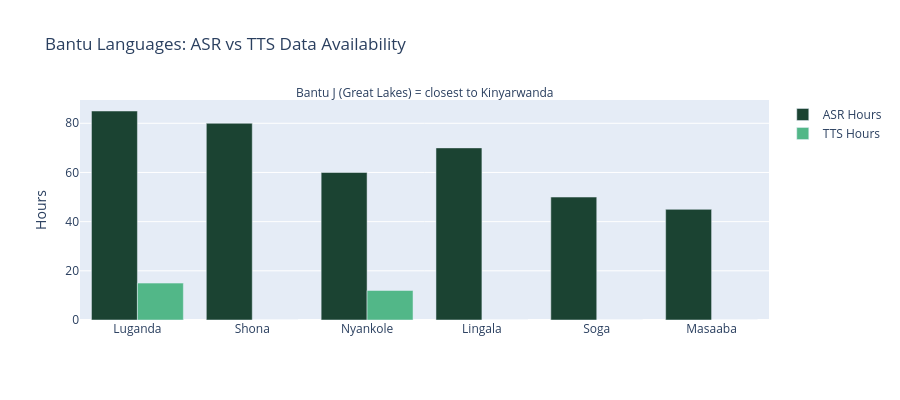

Write notebook code for a chart like this one.
### Code cell
# ============================================================
# Cell 12: Bantu J Subgroup Deep Dive (Most relevant for Igisha)
# ============================================================

bantu_j = con.execute("""
    SELECT a.language, a.code, a.subfamily, a.est_hours as asr_hours,
           COALESCE(t.est_hours, 0) as tts_hours,
           a.est_hours + COALESCE(t.est_hours, 0) as total_hours,
           a.speakers_millions,
           CASE WHEN t.code IS NOT NULL THEN 'Yes' ELSE 'No' END as has_tts
    FROM asr_catalog a
    LEFT JOIN tts_catalog t ON a.code = t.code
    WHERE a.family = 'Bantu'
    ORDER BY total_hours DESC
""").fetchdf()

print('=== All Bantu Languages in WAXAL ===')
display(bantu_j)

# Grouped bar chart
fig = go.Figure()
fig.add_trace(go.Bar(name='ASR Hours', x=bantu_j['language'], y=bantu_j['asr_hours'],
                     marker_color=COLORS['primary']))
fig.add_trace(go.Bar(name='TTS Hours', x=bantu_j['language'], y=bantu_j['tts_hours'],
                     marker_color=COLORS['highlight']))
fig.update_layout(
    title='Bantu Languages: ASR vs TTS Data Availability',
    barmode='group', height=400,
    yaxis_title='Hours',
    annotations=[dict(text='Bantu J (Great Lakes) = closest to Kinyarwanda',
                      xref='paper', yref='paper', x=0.5, y=1.08, showarrow=False, font_size=12)]
)
fig.show()

### Figure 1 — Plotly figure (JSON) as saved in the notebook; plotly's stock layout.template omitted (floating-point values rounded to 4 significant figures)
{"data": [{"marker": {"color": "#1B4332"}, "name": "ASR Hours", "type": "bar", "x": ["Luganda", "Shona", "Nyankole", "Lingala", "Soga", "Masaaba"], "y": [85, 80, 60, 70, 50, 45]}, {"marker": {"color": "#52B788"}, "name": "TTS Hours", "type": "bar", "x": ["Luganda", "Shona", "Nyankole", "Lingala", "Soga", "Masaaba"], "y": [15, 0, 12, 0, 0, 0]}], "layout": {"annotations": [{"font": {"size": 12}, "showarrow": false, "text": "Bantu J (Great Lakes) = closest to Kinyarwanda", "x": 0.5, "xref": "paper", "y": 1.08, "yref": "paper"}], "barmode": "group", "height": 400, "title": {"text": "Bantu Languages: ASR vs TTS Data Availability"}, "yaxis": {"title": {"text": "Hours"}}}}
